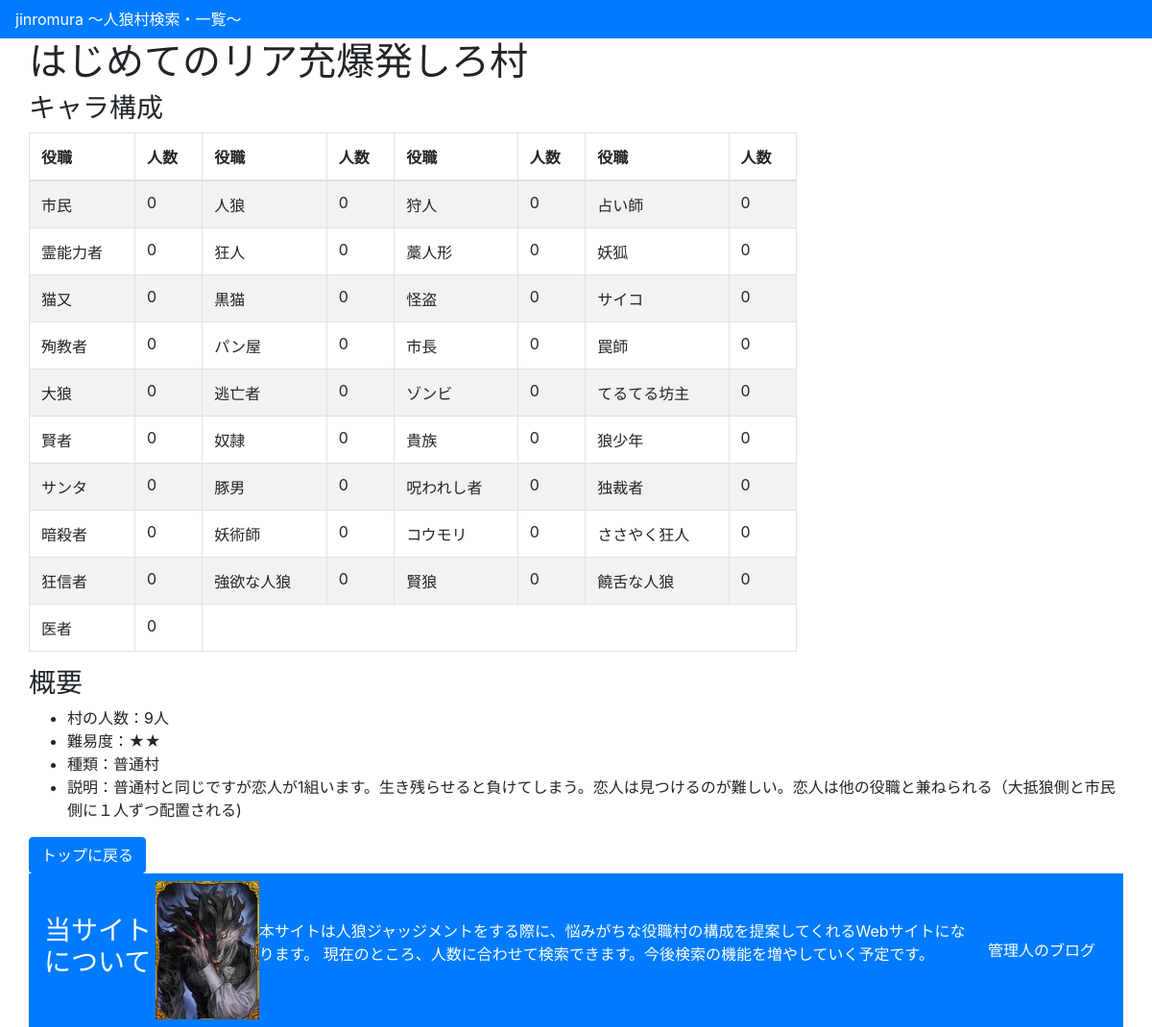
Page /jinromura/9/ on the earlier database version.
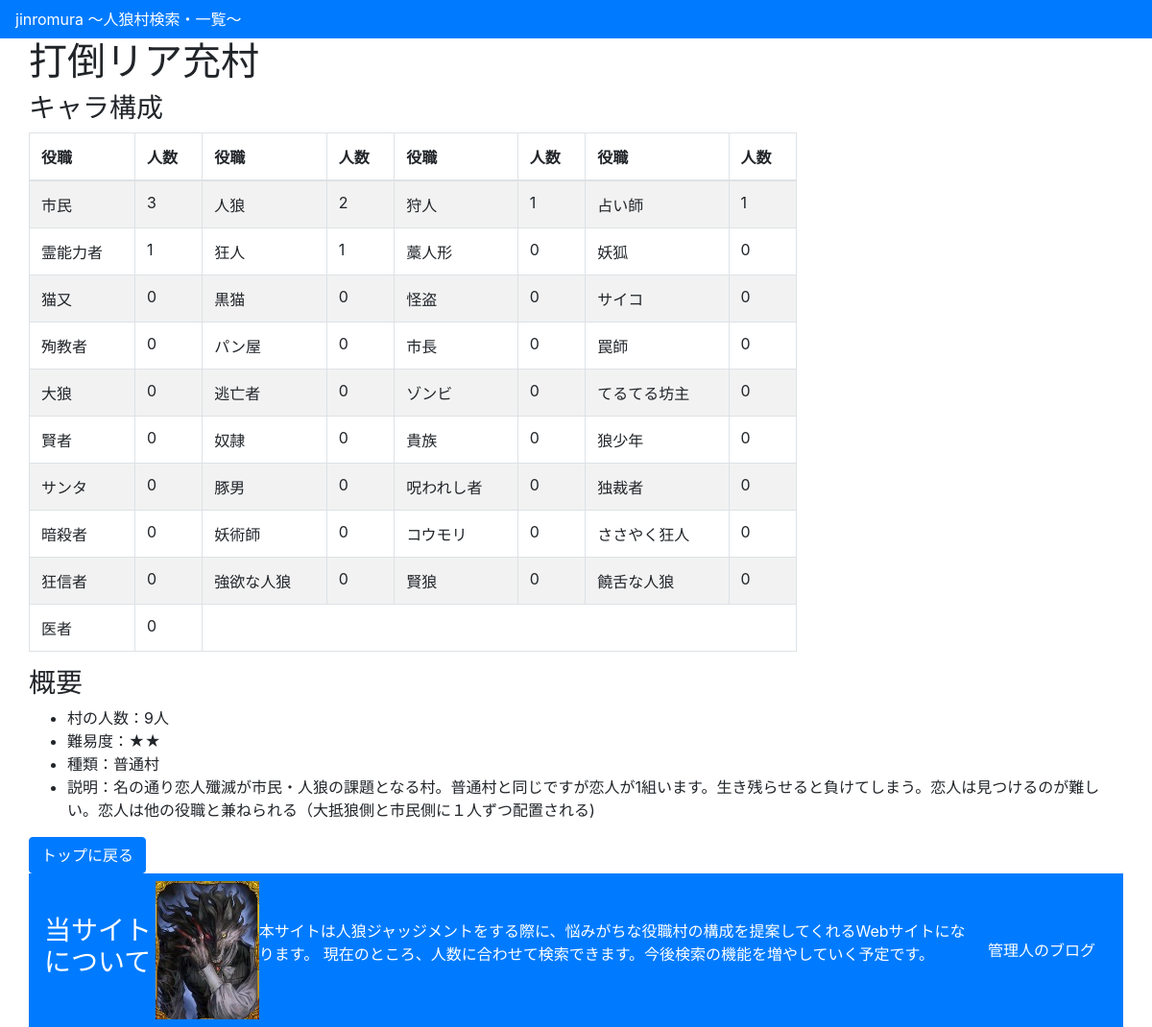
Same page on the later database version.
### jinromura/models.py (models this page shows, shortened)
class Village(models.Model):
    name = models.CharField('村名',max_length=40)
    people = models.IntegerField('人数',default=0)
    level = models.IntegerField('難易度',default=0)
    category = models.CharField('種類',max_length=200)
    description = models.CharField('説明',max_length=200)
    citizen = models.IntegerField('市民',default=0)
    werewolf = models.IntegerField('人狼',default=0)
    hunter = models.IntegerField('狩人',default=0)
    f_teller = models.IntegerField('占い師',default=0)
    shaman = models.IntegerField('霊能者',default=0)
    dspcho = models.IntegerField('狂人',default=0)
    straw_doll = models.IntegerField('わら人形',default=0)
    lover = models.IntegerField('恋人',default=0)
    fox = models.IntegerField('妖狐',default=0)
    nekomata = models.IntegerField('猫又',default=0)
    black_cat = models.IntegerField('黒猫',default=0)
    thief = models.IntegerField('怪盗',default=0)
    psyco = models.IntegerField('サイコ',default=0)
    martydom = models.IntegerField('殉教者',default=0)
    bakery = models.IntegerField('パン屋',default=0)
    mayor = models.IntegerField('市長',default=0)
    trap_nurses = models.IntegerField('罠師',default=0)
    big_wolf = models.IntegerField('大狼',default=0)
    fugitive = models.IntegerField('逃亡者',default=0)
    zombi = models.IntegerField('ゾンビ',default=0)
    teruteru = models.IntegerField('てるてる坊主',default=0)
    wiseman = models.IntegerField('賢者',default=0)
    slave = models.IntegerField('奴隷',default=0)
    aristcracy = models.IntegerField('貴族',default=0)
    wolfboy = models.IntegerField('狼少年',default=0)
    santa = models.IntegerField('サンタ',default=0)
    pigman = models.IntegerField('豚男',default=0)
    cursed = models.IntegerField('呪われし者',default=0)
    dictator = models.IntegerField('独裁者',default=0)
    assassin = models.IntegerField('暗殺者',default=0)
    sorcerer = models.IntegerField('妖術師',default=0)
    bat = models.IntegerField('コウモリ',default=0)
    queen = models.IntegerField('女王',default=0)
    sasaki = models.IntegerField('ささやく狂人',default=0)
    fanatic = models.IntegerField('狂信者',default=0)
    goyoku = models.IntegerField('強欲な人狼',default=0)
    wisewolf = models.IntegerField('賢狼',default=0)
    noisywolf = models.IntegerField('饒舌な人狼',default=0)
    doctor = models.IntegerField('医者',default=0)

### jinromura/views.py (the view)
# urls.py: path('<int:pk>/', views.DetailView.as_view(), name='detail'),
class DetailView(generic.DetailView):
    model = Village
    template_name = 'jinromura/detail.html'

### jinromura/templatetags/range.py (called while the page is built)
@register.filter(name='range')
def _range(_min, args=None):
    _max, _step = None, None
    if args:
        if not isinstance(args, int):
            _max, _step = map(int, args.split(','))
        else:
            _max = args
    args = filter(None, (_min,_max,_step))
    return range(*args)

### jinromura/templates/jinromura/detail.html (shortened to what this page needs)
{% load staticfiles %}
{% load static %}
{% load range %}
<html>
  <head>
    <link rel="stylesheet" type="text/css" href="{% static 'css/bootstrap.css' %}" />
  </head>
  <body>
    <div>
      <nav class="navbar navbar-expand-lg navbar-light bg-primary text-white">
        jinromura 〜人狼村検索・一覧〜
      </nav>
    </div>
    <div class="container">
      <div class="row">
        <div id="contents">
        <h1>{{ village.name }}</h1>
        <h3>キャラ構成</h3>
          <table class="table table-striped table-bordered" style="width:50rem;">
            <thead>
              <th>役職</th>
              <th>人数</th>
              <th>役職</th>
              <th>人数</th>
              <th>役職</th>
              <th>人数</th>
              <th>役職</th>
              <th>人数</th>
            </thead>
            <tbody>
              <tr>
                <td>市民</td>
                <td>{{village.citizen}}</td>
                <td>人狼</td>
                <td>{{village.werewolf}}</td>
                <td>狩人</td>
                <td>{{village.hunter}}</td>
                <td>占い師</td>
                <td>{{village.f_teller}}</td>
              </tr>
              <tr>
                <td>霊能力者</td>
                <td>{{village.shaman}}</td>
                <td>狂人</td>
                <td>{{village.dspcho}}</td>
                <td>藁人形</td>
                <td>{{village.straw_doll}}</td>
                <td>妖狐</td>
                <td>{{village.fox}}</td>
              </tr>
              <tr>
                <td>猫又</td>
                <td>{{village.nekomata}}</td>
                <td>黒猫</td>
                <td>{{village.black_cat}}</td>
                <td>怪盗</td>
                <td>{{village.thief}}</td>
                <td>サイコ</td>
                <td>{{village.psyco}}</td>
              </tr>
              <tr>
                <td>殉教者</td>
                <td>{{village.martydom}}</td>
                <td>パン屋</td>
                <td>{{village.bakery}}</td>
                <td>市長</td>
                <td>{{village.mayor}}</td>
                <td>罠師</td>
                <td>{{village.trap_nurses}}</td>
              </tr>
              <tr>
                <td>大狼</td>
                <td>{{village.big_wolf}}</td>
                <td>逃亡者</td>
                <td>{{village.fugitive}}</td>
                <td>ゾンビ</td>
                <td>{{village.zombi}}</td>
                <td>てるてる坊主</td>
                <td>{{village.teruteru}}</td>
              </tr>
              <tr>
                <td>賢者</td>
                <td>{{village.wiseman}}</td>
                <td>奴隷</td>
                <td>{{village.slave}}</td>
                <td>貴族</td>
                <td>{{village.aristcracy}}</td>
                <td>狼少年</td>
                <td>{{village.zombi}}</td>
              </tr>
              <tr>
                <td>サンタ</td>
                <td>{{village.santa}}</td>
                <td>豚男</td>
                <td>{{village.pigman}}</td>
                <td>呪われし者</td>
                <td>{{village.cursed}}</td>
                <td>独裁者</td>
                <td>{{village.dictator}}</td>
              </tr>
              <tr>
                <td>暗殺者</td>
                <td>{{village.assassin}}</td>
                <td>妖術師</td>
                <td>{{village.sorcerer}}</td>
                <td>コウモリ</td>
                <td>{{village.bat}}</td>
                <td>ささやく狂人</td>
                <td>{{village.sasaki}}</td>
              </tr>
              <tr>
                <td>狂信者</td>
                <td>{{village.fanatic}}</td>
                <td>強欲な人狼</td>
                <td>{{village.goyoku}}</td>
                <td>賢狼</td>
                <td>{{village.wisewolf}}</td>
                <td>饒舌な人狼</td>
                <td>{{village.noisywolf}}</td>
              </tr>
              <tr>
                <td>医者</td>
                <td>{{village.doctor}}</td>
              </tr>
          </table>
        <h3>概要</h3>
          <ul>
            <li>村の人数：{{ village.people }}人</li>
            <li>難易度：{% for value in village.level|range %}★{% endfor %}</li>
            <li>種類：{{ village.category }}</li>
            <li>説明：{{ village.description }}</li>
          </ul>
          <a class="btn btn-primary" role="button" href="{% url 'index' %}">トップに戻る</a>
        </div>
        <div>
          <nav class="navbar navbar-expand-lg navbar-light bg-primary text-white">
            <h3>当サイトについて</h3>
            <br>
            <img src="{% static "img/werewolf.jpg" %}" alt="Werewolf image">
            <br>
            <p>
              本サイトは人狼ジャッジメントをする際に、悩みがちな役職村の構成を提案してくれるWebサイトになります。
              現在のところ、人数に合わせて検索できます。今後検索の機能を増やしていく予定です。
            </p>
            <a class="btn btn-primary" href="https://takaxtech.com/">管理人のブログ</a>
          </nav>
        </div>
      </div>
  </body>
</html>

Differences in the rows shown:
changed Village "普通村": name "はじめてのリア充爆発しろ村" → "打倒リア充村"; citizen "0" → "3"; werewolf "0" → "2"; hunter "0" → "1"; f_teller "0" → "1"; shaman "0" → "1"; dspcho "0" → "1"; description "普通村と同じですが恋人が1組います。生き残らせると負けてしまう。恋人は見つけるのが難しい。恋人は他の役職と兼ねられる（大抵狼側と市民側に１人ずつ配置される)" → "名の通り恋人殲滅が市民・人狼の課題となる村。普通村と同じですが恋人が1組います。生き残らせると負けてしまう。恋人は見つけるのが難しい。恋人は他の役職と兼ねられる（大抵狼側と市民側に１人ずつ配置される)"
